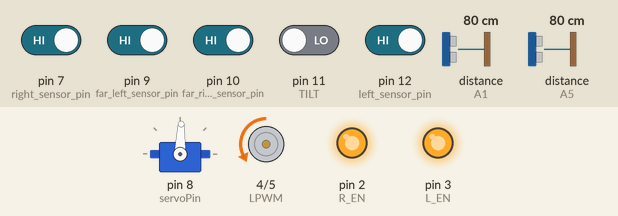
Recording of a sketch running on a simulated Arduino Uno, built with avr-gcc and run on an emulated ATmega328P. Shown: servo, motor-driver pin pairs drawn as motors (green arrow = first pin HIGH = forward, orange = second pin HIGH = backward, longer = more drive), output pins drawn as LEDs (lit = HIGH). Inputs (shaded band) come from the test bench; at power-on: pin 7 (right_sensor_pin), pin 9 (far_left_sensor_pin), pin 10 (far_right_sensor_pin), pin 12 (left_sensor_pin) HIGH, pin 11 (TILT) LOW, distance to the obstacle (sensors on A1, A5) 80 cm.

Above: at 2.0 s.
2.1 s: distance to the obstacle (sensor on A1) set to 64 cm
3.6 s: distance to the obstacle (sensor on A1) set to 55 cm
At 4.0 s:
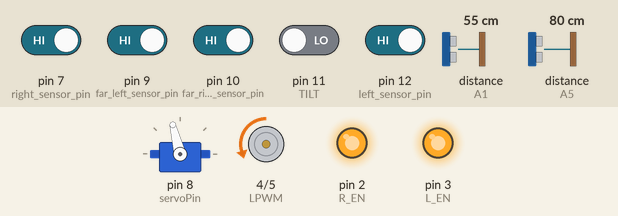
5.1 s: distance to the obstacle (sensor on A5) set to 31 cm
6.6 s: distance to the obstacle (sensor on A5) set to 28 cm
At 7.2 s:
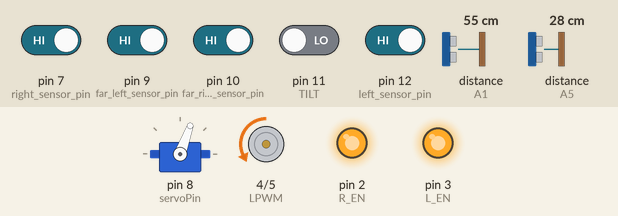
8.1 s: pin 9 (far_left_sensor_pin) driven LOW
At 9.3 s:
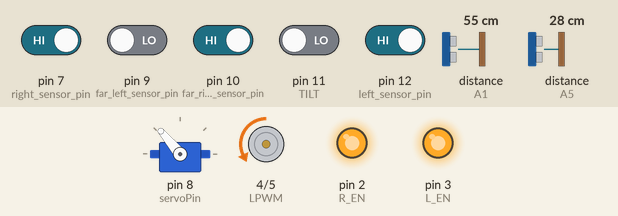
9.6 s: pin 11 (TILT) driven HIGH
At 10.5 s:
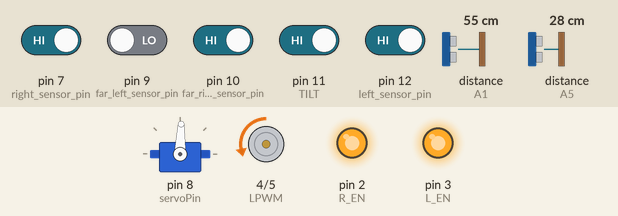
Timing chart, 0 to 12.1 s (numbered marks = the images above; inputs shaded):
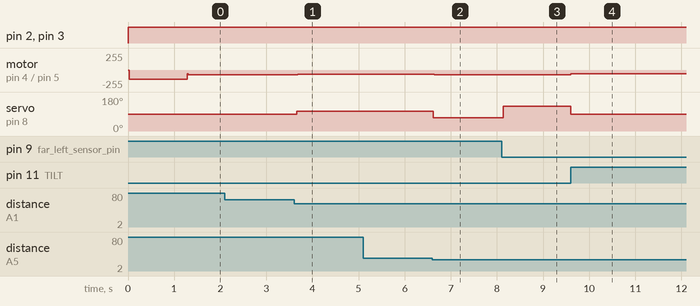

The sketch:

self-driving-car.ino
```cpp
#include <Servo.h>
#include "NewPing.h"

int servoPin = 8;
int R_EN = 2;
int L_EN = 3;
int LPWM = 4;
int RPWM = 5;
int left_sensor_pin = 12;
int right_sensor_pin = 7;
int far_left_sensor_pin = 9;
int far_right_sensor_pin = 10;

#define TILT 11
#define FRONT_SENSOR_SEND A0
#define FRONT_SENSOR_RECEIVE A1
#define RIGHT_BACK_SENSOR_SEND A4
#define RIGHT_BACK_SENSOR_RECEIVE A5
// #define LEFT_BACK_SENSOR_SEND A4
// #define LEFT_BACK_SENSOR_RECEIVE A5
// #define UPPER_SENSOR_SEND A2
// #define UPPER_SENSOR_RECEIVE A3

NewPing front_sensor_sonar(FRONT_SENSOR_SEND, FRONT_SENSOR_RECEIVE, 200);
// NewPing upper_sensor_sonar(UPPER_SENSOR_SEND, UPPER_SENSOR_RECEIVE, 400);
NewPing right_back_sensor_sonar(RIGHT_BACK_SENSOR_SEND, RIGHT_BACK_SENSOR_RECEIVE, 400);
//NewPing left_back_sensor_sonar(LEFT_BACK_SENSOR_SEND, LEFT_BACK_SENSOR_RECEIVE, 400);
Servo steeringServo;

int front_sensor_distance, upper_sensor_distance, right_back_sensor_distance, left_back_sensor_distance = 0;
int last_turning_direction = 2; // 1 - right, 0 - left, 2 - to go straight

int speed = 70; // 55 to pass a hill
bool stop_the_car = false;
bool far_left_sensor_used = false;
bool hill_detected = false;
bool obstacle_passed = false;
bool first_turn, second_turn = false;
bool turn_far_right_sensor_off = false;


void setup() {
  Serial.begin(9600);
  steeringServo.attach(servoPin);
  pinMode(R_EN, OUTPUT);
  pinMode(L_EN, OUTPUT);
  pinMode(LPWM, OUTPUT);
  pinMode(RPWM, OUTPUT);
  pinMode(left_sensor_pin, INPUT);
  pinMode(right_sensor_pin, INPUT);
  pinMode(far_left_sensor_pin, INPUT);
  pinMode(far_right_sensor_pin, INPUT);
  steeringServo.write(88);
  pinMode(TILT, INPUT);
}

void loop() {
  digitalWrite(R_EN, HIGH);
  digitalWrite(L_EN, HIGH);

// Get white line sensors value
  int leftSensorValue = digitalRead(left_sensor_pin);
  int rightSensorValue = digitalRead(right_sensor_pin);
  int farLeftSensorValue = digitalRead(far_left_sensor_pin);
  int farRightSensorValue = digitalRead(far_right_sensor_pin);

// Get ultrasonic sensors value
  int front_sensor_distance = front_sensor_sonar.ping_cm();
  delay(10);
  // int upper_sensor_distance = upper_sensor_sonar.ping_cm();
  // delay(10);
  int right_back_sensor_distance = right_back_sensor_sonar.ping_cm();
  delay(10);
  // int left_back_sensor_distance = left_back_sensor_sonar.ping_cm();

// Move the car
  if (!stop_the_car) analogWrite(RPWM, speed);

// White line sensors
  if (leftSensorValue == 0 && rightSensorValue == 0) {
    analogWrite(RPWM, 00); //stop the car
    steeringServo.write(90);
    stop_the_car = true;
  } else if (leftSensorValue == 0) { //LOW means object is detected
    last_turning_direction = 0; // turn left
    steeringServo.write(94); // turn left
  } else if (rightSensorValue == 0) {
    last_turning_direction = 1; // turn right
    steeringServo.write(83); // turn right
  } else if (farLeftSensorValue == 0) {
    last_turning_direction = 0;
    steeringServo.write(130); // sharper turn (dk if servo can handle that)
  } else if (farRightSensorValue == 0) {
    last_turning_direction = 1;
    steeringServo.write(65);
  }


// Detect a hill
  int tilt_sensed = digitalRead(TILT);
  while (tilt_sensed == 0 && !hill_detected && !stop_the_car) { // TILT IS SENSED
    steeringServo.write(88);
    analogWrite(RPWM, speed + 70);
    hill_detected = true;
    delay(1250);
    tilt_sensed = 1;
  }
  if (tilt_sensed == 1 && hill_detected && !stop_the_car) {
    steeringServo.write(88);
    analogWrite(RPWM, speed - 15);
    tilt_sensed = 3;
  }

// Ultrasonic sensors (detect the obstacle)
   if (!obstacle_passed) {
     if (front_sensor_distance < 60 && front_sensor_distance > 20 && !first_turn) {
       speed = speed - 10;
       steeringServo.write(104);
       first_turn = true;
     }

     if (first_turn && right_back_sensor_distance < 30 && right_back_sensor_distance > 0) {
       second_turn = true;
       first_turn = false;
       steeringServo.write(70);
       turn_far_right_sensor_off = true;
       obstacle_passed = true;
       speed = speed + 10;
     }
   }


// Tests (servo, motor)


//  steeringServo.write(70); //50
//  delay(2000);
//
//  steeringServo.write(100);
//  delay(2000);
//
//  steeringServo.write(110); //130
//  delay(2000);
//
//  steeringServo.write(75);
//  delay(2000);

//  for(int speed = 40; speed < 80; speed += 10) {
//    analogWrite(l_pwm, speed);
//    delay(500);
//  }
//
//  for(int speed = 100; speed > 0; speed -= 10) {
//    analogWrite(l_pwm, speed);
//    delay(500);
//  }
}
```

Measured:
- the behaviour switches between 59 and 58 cm on distance to the obstacle (sensor on A1) (found by bisection; images 0 and 1)
- the behaviour switches between 30 and 29 cm on distance to the obstacle (sensor on A5) (found by bisection; images 1 and 2)
- after the input at 2.1 s, every drawn part: stays the same
- after the input at 3.6 s, motor on pin 4 (LPWM) / pin 5 (RPWM): backward 70/255 → backward 60/255 after 0.08 s; servo on pin 8 (servoPin): 88° → 104° after 0.06 s
- after the input at 5.1 s, every drawn part: stays the same
- after the input at 6.6 s, motor on pin 4 (LPWM) / pin 5 (RPWM): backward 60/255 → backward 70/255 at once; servo on pin 8 (servoPin): 104° → 70° at once
- after the input at 8.1 s, servo on pin 8 (servoPin): 70° → 130° at once
- after the input at 9.6 s, motor on pin 4 (LPWM) / pin 5 (RPWM): backward 70/255 → backward 55/255 at once; servo on pin 8 (servoPin): 130° → 88° at once
